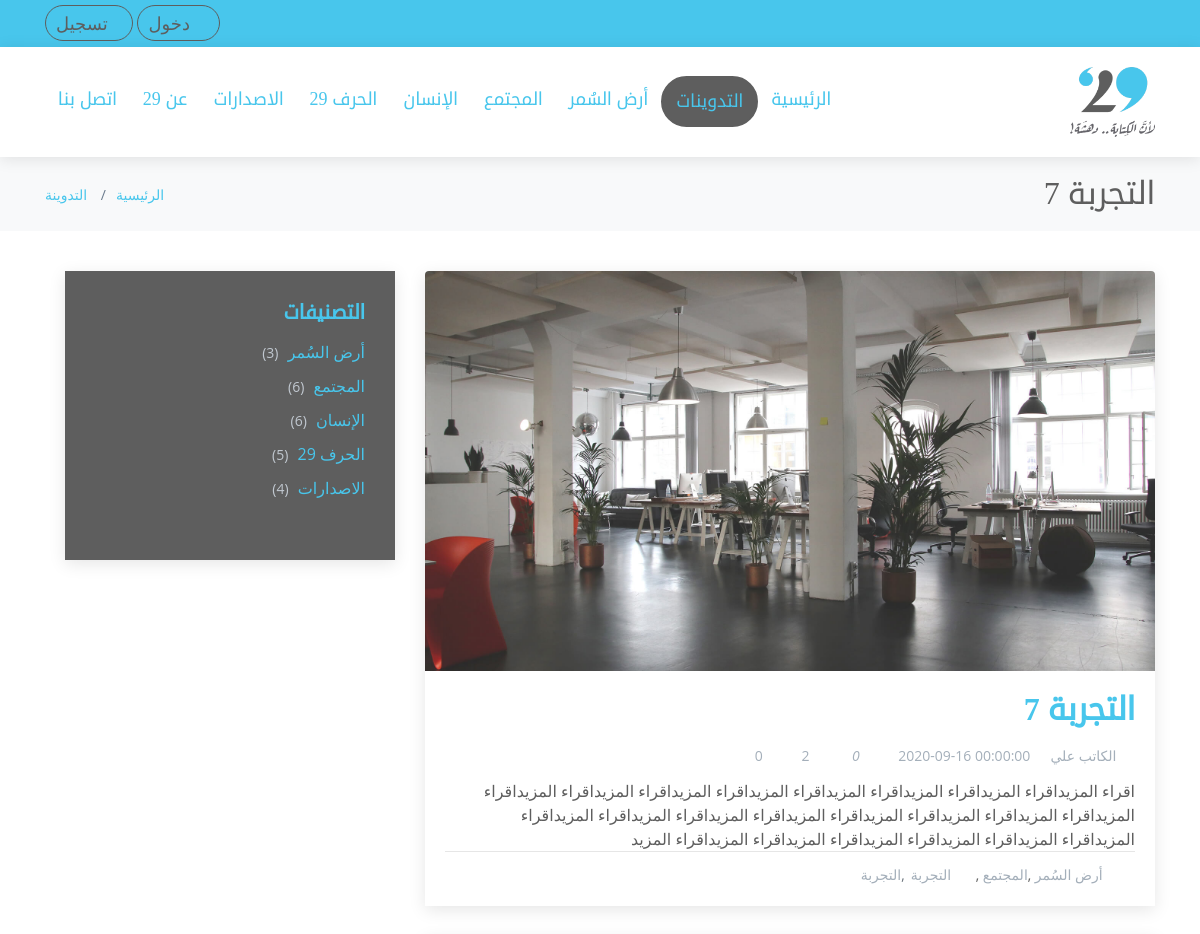
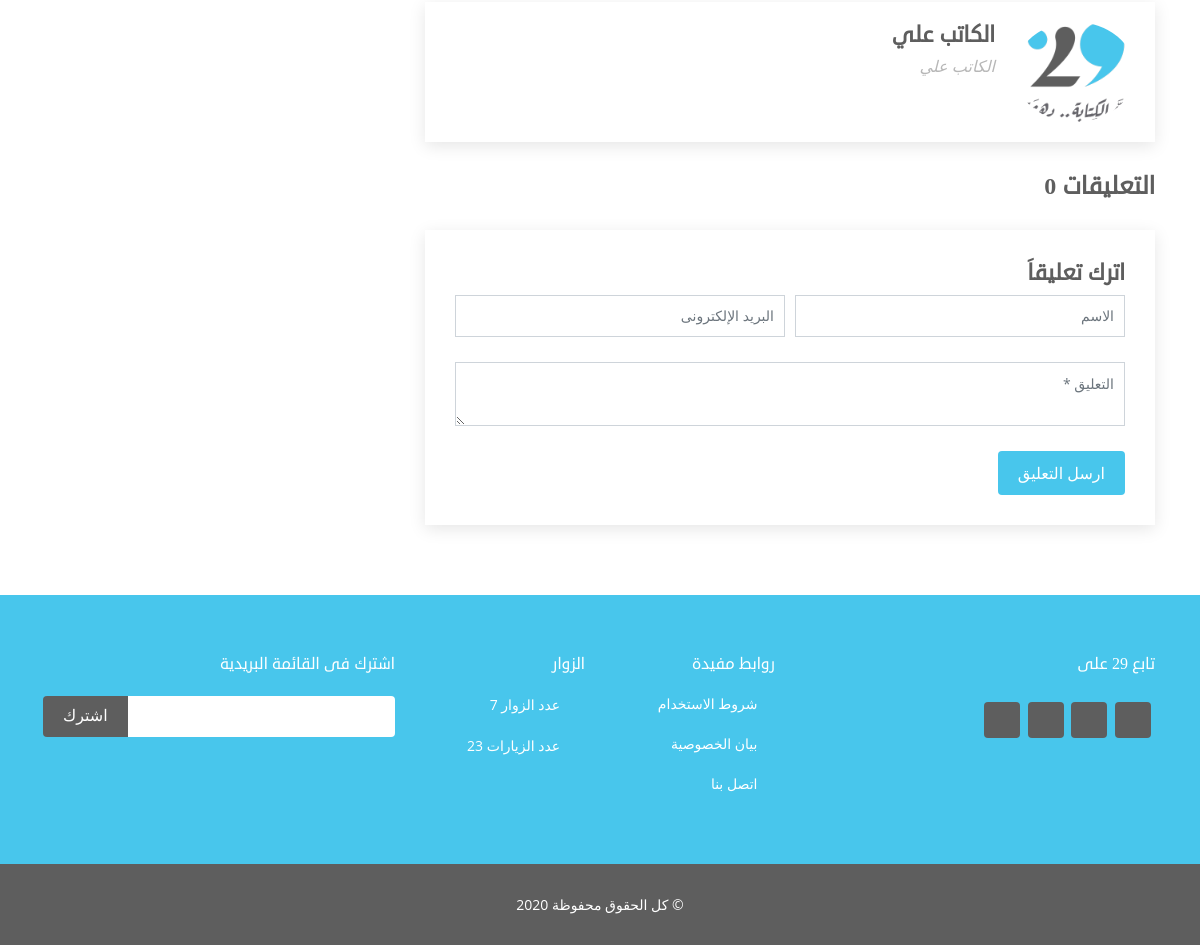
The page /blog/details/7 on the database its author committed (2 pictures, top to bottom).
### tables this page shows
CREATE TABLE `b29_category` (
  `cat_id` int(3) NOT NULL,
  `cat_name` varchar(50) NOT NULL,
  `cat_class` varchar(20) NOT NULL,
  `create_at` datetime NOT NULL,
  `create_by` int(5) NOT NULL,
  `update_at` datetime DEFAULT NULL,
  `update_by` int(5) DEFAULT NULL
);

CREATE TABLE `b29_blog` (
  `b_id` int(5) NOT NULL,
  `b_user` int(5) NOT NULL,
  `b_title` varchar(100) NOT NULL,
  `b_desc` text NOT NULL,
  `b_img` varchar(40) NOT NULL,
  `b_keywords` text NOT NULL,
  `b_blog` text NOT NULL,
  `b_accept_by` int(5) DEFAULT NULL,
  `b_accept_date` datetime DEFAULT NULL,
  `b_likes` int(5) NOT NULL DEFAULT '0',
  `b_see` int(5) NOT NULL DEFAULT '0',
  `create_at` datetime NOT NULL,
  `update_at` datetime DEFAULT NULL,
  `update_by` int(5) DEFAULT NULL
);

CREATE TABLE `b29_staff` (
  `staff_id` int(5) NOT NULL,
  `staff_name` varchar(50) NOT NULL,
  `staff_phone` varchar(20) NOT NULL,
  `staff_email` varchar(50) NOT NULL,
  `staff_type` varchar(10) NOT NULL DEFAULT 'DR',
  `staff_address` text,
  `staff_img` varchar(20) NOT NULL DEFAULT 'user.jpg',
  `staff_active` int(1) NOT NULL DEFAULT '1',
  `staff_about` text,
  `staff_face` varchar(100) DEFAULT NULL,
  `staff_twitter` varchar(100) DEFAULT NULL,
  `staff_linked` varchar(100) DEFAULT NULL,
  `staff_instagram` varchar(100) DEFAULT NULL,
  `staff_pass` varchar(100) NOT NULL,
  `create_at` datetime NOT NULL,
  `create_by` int(5) DEFAULT NULL,
  `update_at` datetime DEFAULT NULL,
  `update_by` int(5) DEFAULT NULL
);

### controller/blog.php (called while the page is built, shortened)
<?php
	class blog extends controller
	{
		function __construct()
		{
			$this->view->CSS = array();
			$this->view->JS = array('public/JS/paging.js','views/blog/JS/blog.js');
			$this->view->curr_page = "blog";
		}
		function details($blog=0)
		{
			$this->view->menu = $this->model->menu();
			$this->view->blog = $this->model->blog($blog);
			$this->view->curr_title 	= $this->view->blog['title'];
			$this->view->keywords 		= $this->view->blog['keywords'];
			$this->view->render(array('blog/details'),'home');
		}
	}
?>

### index.php (called while the page is built, shortened)
<?php
	$app = new bootstrap();
?>

### lib/session.php (called while the page is built, shortened)
<?php
	class session
	{
		public static function get($key)
		{
			if(isset($_SESSION[$key]))
			{
				return $_SESSION[$key];
			}else
			{
				return false;
			}
		}
	}
?>

### lib/database.php (called while the page is built, shortened)
<?php
	class database extends PDO
	{
		function __construct()
		{
			$this->get_config();
		}
		private function get_config()
		{
			$x = $this->select("SELECT * FROM ".DB_PREFEX."config",array());
		}
		public function select($sql,$data,$fetchMode = PDO::FETCH_ASSOC)
		{
			$sth = $this->prepare($sql);
			if(count($data)>0)
			{
				foreach($data as $key => $val)
				{
					$sth->bindValue("$key",$val);
				}
			}
			$sth->execute();
			return $sth->fetchAll($fetchMode);
		}
		public function get_menu()
		{
			$x = $this->select("SELECT ".DB_PREFEX."category.*, count(blog_id) as no
								FROM ".DB_PREFEX."category
								LEFT JOIN ".DB_PREFEX."blog_category ON category = cat_id
								WHERE 1=1
								GROUP BY cat_id",array());
			$menu = array();
			foreach($x as $val)
			{
				$menu[$val['cat_id']] = array('id'=>$val['cat_id']
											,'name'=>$val['cat_name']
											,'count'=>$val['no']
											);
			}
			return $menu;
		}
	}
?>

### models/blog_model.php (called while the page is built, shortened)
<?php
	class blog_model extends model
	{
		function __construct()
		{
			parent::__construct();
		}
		public function menu()
		{
			return $this->db->get_menu();
		}
		public function blog($blog_id)
		{
			$b = $this->db->select('SELECT b_id, b_title, b_desc, b_img, b_likes
									,b_see, b_accept_date, b_blog, b_keywords
									,b_user, staff_name, staff_phone, staff_email, staff_img
									,staff_twitter, staff_face, staff_instagram,staff_linked
									FROM '.DB_PREFEX.'blog
									JOIN '.DB_PREFEX.'staff ON b_user = staff_id
									WHERE b_accept_date IS NOT NULL AND b_id = :ID
									',array(':ID'=>$blog_id));
			if(!cookies::get('blog_'.$b[0]['b_id']))
			{
				$b[0]['b_see'] += 1;
				$this->db->update('blog',array('b_see'=>$b[0]['b_see']),'b_id = '.$b[0]['b_id']);
			}
			$blog = array('id'			=>$b[0]['b_id'],
						'title'			=>$b[0]['b_title'],
						'desc'			=>$b[0]['b_desc'],
						'text'			=>$b[0]['b_blog'],
						'img'			=>$b[0]['b_img'],
						'likes'			=>$b[0]['b_likes'],
						'b_see'			=>$b[0]['b_see'],
						'publish'		=>$b[0]['b_accept_date'],
						'user'			=>$b[0]['b_user'],
						'name'			=>$b[0]['staff_name'],
						'phone'			=>$b[0]['staff_phone'],
						'email'			=>$b[0]['staff_email'],
						'user_img'		=>$b[0]['staff_img'],
						'user_face'		=>$b[0]['staff_face'],
						'user_twitter'	=>$b[0]['staff_twitter'],
						'user_instegram'=>$b[0]['staff_instagram'],
						'user_linked'	=>$b[0]['staff_linked'],
						'keywords'	=>$b[0]['b_keywords'],
						'cat'		=>array(),
						'comment'	=>array()
						);
			$cat = $this->db->select('SELECT cat_id, cat_name,comment,cat_class
									FROM '.DB_PREFEX.'blog_category
									JOIN '.DB_PREFEX.'category ON category = cat_id
									WHERE blog_id = :ID
									',array(':ID'=>$b[0]['b_id']));
			foreach($cat as $value)
			{
				array_push($blog['cat'],array('id'=>$value['cat_id']
											,'name'=>$value['cat_name']
											,'class'=>$value['cat_class']
											,'comm'=>$value['comment']));
			}
			return $blog;
		}
	}
?>

### lib/model.php (called while the page is built)
<?php
	class model
	{
		function __construct()
		{
			$this->db = new database();
		}
	}
?>

### lib/controller.php (called while the page is built, shortened)
<?php
	class controller
	{
		public function loadModel($name,$model_path)
		{
			$path = $model_path.$name.'_model.php';
			if(file_exists($path))
			{
				$this->model = new $model_name();
			}
		}
	}
?>

### views/blog/details.php (the view, shortened to what this page needs)
<main id="main">
	<section id="breadcrumbs" class="breadcrumbs">
		<div class="container">
			<div class="d-flex justify-content-between align-items-center">
				<h2><?php echo $this->blog['title']?></h2>
				<ol>
					<li><a href="<?php echo URL?>">الرئيسية</a></li>
					<li><a href="<?php echo URL?>blog/index"> التدوينة</a></li>
				</ol>
			</div>
		</div>
	</section>
	<section id="blog" class="blog">
		<div class="container">
			<div class="row">
				<div class="col-lg-8 entries">
					<article class="entry entry-single">
						<div class="entry-img">
							<img src="<?php echo URL."public/IMG/blog/".$this->blog['img'] ?>" alt="" class="img-fluid rounded d-block w-100 h-100">
						</div>
						<h2 class="entry-title">
							<a><?php echo $this->blog['title']?></a>
						</h2>
						<div class="entry-meta">
							<ul>
								<li class="d-flex align-items-center"><a href="<?php echo URL."blog/user/".$this->blog['user']?>"><i class="icofont-user"></i> <?php echo $this->blog['name']?></a></li>
								<li class="d-flex align-items-center"><a><i class="icofont-wall-clock"></i> <time datetime="<?php echo $this->blog['publish']?>"><?php echo $this->blog['publish']?></time></a></li>
								<li class="d-flex align-items-center"><a id="add_like"><i class="icofont-like"></i> <i id="like_count"><?php echo $this->blog['likes']?></i></a></li>
								<li class="d-flex align-items-center"><a><i class="icofont-eye"></i> <?php echo $this->blog['b_see']?></a></li>
								<li class="d-flex align-items-center"><a href="#blog-comments"><i class="icofont-comment"></i><?php echo count($this->blog['comment'])?> </a></li>
							</ul>
						</div>
						<div class="entry-content">
							<?php echo $this->blog['text']?>
						</div>
						<div class="entry-footer clearfix">
							<div class="float-right">
								<i class="icofont-folder"></i>
								<ul class="cats">
								<?php
									foreach($this->blog['cat'] as $value)
									{
										echo "<li><a href='".URL."blog/index/".$value['id']."'>".$value['name']."</a> , </li>";
									}
								?>
								</ul>
								<i class="icofont-tags"></i>
								<ul class="tags">
								<?php
									foreach(explode(",",$this->blog['keywords']) as $val)
									{
										echo '<li><a>'.$val.'</a></li>';
									}
								?>
								</ul>
							</div>
							<?php
								$share = URL."blog/details/".$this->blog['id'];
							?>
							<div class="float-left share">
								<a href="https://twitter.com/share?ref_src=twsrc%5Etfw&url=<?php echo $share ?>" title="Share on Twitter"><i class="icofont-twitter"></i></a>
								<a href="https://www.facebook.com/sharer/sharer.php?u=<?php echo $share ?>&amp;src=sdkpreparse" title="Share on Facebook"><i class="icofont-facebook"></i></a>
								<a href="mailto:?subject=I wanted you to see this site&amp;body=Check out this site <?php echo $share ?>&amp;src=sdkpreparse" title="Share on Facebook"><i class="icofont-email"></i></a>
							</div>
						</div>
					</article>
					<div class="blog-author clearfix">
						<img src="<?php echo URL."public/IMG/users/".$this->blog['user_img'] ?>" class="rounded-circle float-right" alt="">
						<h4><?php echo $this->blog['name']?></h4>
						<p><?php echo $this->blog['name']?></p>
					</div>
					<div class="blog-comments" id="blog-comments">
						<h4 class="comments-count">التعليقات <?php echo count($this->blog['comment'])?></h4>
						<div class="reply-form">
							<h4>اترك تعليقاَ</h4>
							<form id="blog_comment" method="post" role="form" class="php-form">
								<div class="form-row">
									<div class="col-md-6 form-group">
										<input type="text" name="name" class="form-control" id="name" placeholder="الاسم" data-rule="minlen:4" data-msg="من فضلك ادخل 4 خروق على الاقل" />
									</div>
									<div class="col-md-6 form-group">
										<input type="email" class="form-control" name="email" id="email" placeholder="البريد الإلكترونى" data-rule="email" data-msg="من فضلك ادخل بريد الإلكترونى صحيح" />
									</div>
								</div>
								<div class="form-group">
									<textarea class="form-control" name="message" rows="2" data-rule="required" data-msg="Please write something for us" placeholder="التعليق *"></textarea>
								</div>
								<button type="submit" class="btn btn-primary">ارسل التعليق</button>
							</form>
						</div>
					</div>
				</div>
				<div class="col-lg-4">
					<div class="sidebar">
						<h3 class="sidebar-title">التصنيفات</h3>
						<div class="sidebar-item categories">
							<ul>
							<?php
								foreach($this->menu as $val)
								{
									echo "<li><a href='".URL."blog/index/".$val['id']."'>".$val['name']." <span>(".$val['count'].")</span></a></li>";
								}
							?>
							</ul>
						</div>
					</div>
				</div>
			</div>
		</div>
	</section>
</main>

### views/menus/default.php (shortened to what this page needs)
<section id="topbar" class="d-none d-lg-block">
	<div class="container d-flex">
		<div class="contact-info mr-auto">
		<?php
			if(session::get('user_type'))
			{
		?>
			<a href="<?php echo URL ?>login/logout"><i class="icofont-sign-out"></i> خروج </a>
		<?php
			}else{
		?>
			<a href="<?php echo URL ?>login"><i class="icofont-sign-in"></i> دخول</a>
			<a href="<?php echo URL ?>login/register"><i class="icofont-user"></i>تسجيل</a>
		<?php
			}
		?>
		</div>
	</div>
</section>
<header id="header" class="header-inner-pages sticky-top">
	<div class="container d-flex align-items-center">
		<a href="<?php echo URL ?>" class="logo"><img src="<?php echo URL ?>public/IMG/logo.png" alt="" class="img-fluid"></a>
		<nav class="nav-menu d-none mr-auto d-lg-block">
			<ul>
				<li class="<?php echo ($this->curr_page=="dashboard")?"nav_menu_active_page":"";?>"><a href="<?php echo URL ?>dashboard/">الرئيسية</a></li>
				<li class="<?php echo ($this->curr_page=="blog")?"nav_menu_active_page":"";?>"><a href="<?php echo URL ?>blog/index">التدوينات</a></li>
			<?php
				foreach($this->menu as $val)
				{
					$cls = ($this->curr_page=="blog_".$val['id'])?"nav_menu_active_page":"";
					echo "<li class='".$cls."'><a href='".URL."blog/index/".$val['id']."'>".$val['name']."</a></li>";
				}
			?>
				<li class="<?php echo ($this->curr_page=="about")?"nav_menu_active_page":"";?>"><a href="<?php echo URL ?>dashboard/about">عن 29 </a></li>
				<li class="<?php echo ($this->curr_page=="contact")?"nav_menu_active_page":"";?>"><a href="<?php echo URL ?>dashboard/contact">اتصل بنا</a></li>
			</ul>
		</nav>
	</div>
</header>

### lib/view.php (shortened to what this page needs)
<?php
	class view
	{
		public function render($files,$class="")
		{
			$this->get_header($class);
			foreach($files as $k => $name)
			{
				$file_name = "views/".$name.".php";
				if(file_exists($file_name))
				{
					require($file_name);
				}else
				{
					$this->file_name = $name;
					require("views/error/err404.php");
				}
			}
		}
		public function get_header($class)
		{
			require("views/header/header.php");
			$this->get_menus($class);
		}
		private function get_menus($class)
		{
			require("views/menus/default.php");
		}
		public function get_footer($class)
		{
			require("views/footer/footer.php");
		}
	}
?>

### rows shown on the page
b29_category: cat_name "أرض السُمر", count "3"
b29_category: cat_name "المجتمع", count "6"
b29_category: cat_name "الإنسان", count "6"
b29_category: cat_name "الحرف 29", count "5"
b29_category: cat_name "الاصدارات", count "4"
b29_blog: b_title "التجربة 7", b_img (picture), b_user.staff_name "الكاتب علي", b_accept_date "2020-09-16 00:00:00", b_likes "0", b_blog "اقراء المزيداقراء المزيداقراء المزيداقراء المزيداقراء المزيداقراء المزيداقراء المزيداقراء المزيداقراء المزيداقراء المزيداقراء المزيداقراء المزيداقراء المزيداقراء المزيداقراء المزيداقراء المزيداقراء المزيداقراء المزيداقراء المزيداقراء المزيداقراء المزيداقراء المزيداقراء المزيد", name "أرض السُمر", name "المجتمع", b_keywords "التجربة", b_user.staff_img (picture)

### other values the page prints
session::get('NEW_VISIT') "7"
session::get('VISIT') "23"
